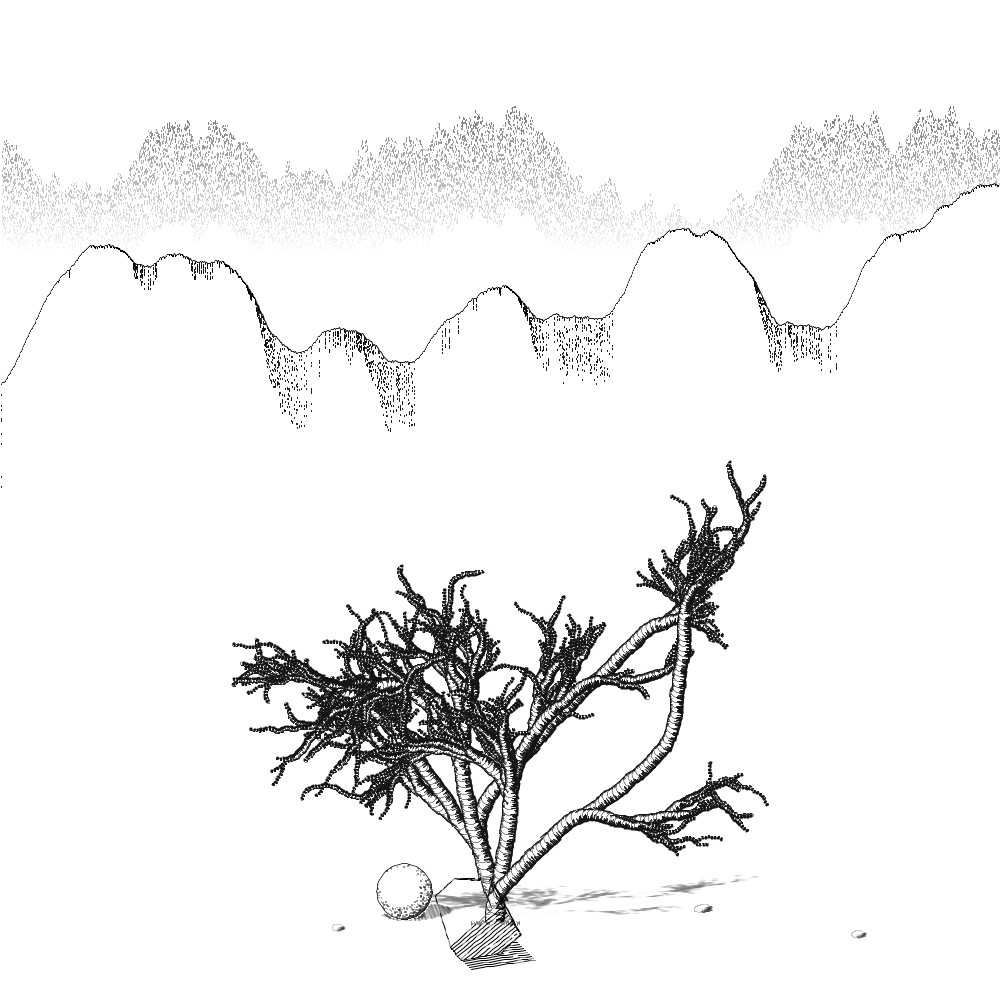
Frame 1 (no input)
Frame 60 (the mouse pressed at the canvas centre just before this capture): identical to frame 1, image omitted
Frame 120 (the mouse held since frame 60 and released just before this capture): identical to frame 1, image omitted

The Processing sketch that drew this single still picture (run headless with seeded random() and noise(); from frame 60 on, the mouse is pressed at the canvas centre):

// Processing sketch: ChisanaFukei
// ── ChisanaFukei.pde
// 小さな風景 Chīsana fūkei is Japanese for "small landscapes"

float branchSize = 1000.0/18.0;
int maxBranchesLevel = 15;
boolean shadow = false;

void branch(int level) {
  if (level > maxBranchesLevel) {return;}

  float randomBranchAngle = random(PI/(level+5));
  pushMatrix();

  //strokeWeight(10);
  //stroke(255,0,0);
  //ellipse(0,0,1.25,1.25);

  rotate(-randomBranchAngle);
  trunk(++level);  
  popMatrix();

  rotate(randomBranchAngle);
  trunk(++level);

}

//void terminal_branch (float angle, float len) {
//  pushMatrix();
//  rotate(angle);
//  line(0, 0, len*0.8, 0); // reduce length of terminal branch
//  popMatrix();
//}

void scraggle(int level) {
  float strideLength = maxBranchesLevel-level;
  strideLength = max(3,strideLength/2);
  strideLength += random(strideLength/10);
  translate(0,-strideLength);
  float randomAngleExtent = 0.05 * (1+level/2);
  
  float randomAngle = random(-randomAngleExtent,randomAngleExtent);
  rotate(randomAngle);
}


void trunk(int level) {

    if (level > maxBranchesLevel) {return;}
    
    float alpha = 255;
    if (shadow){
      alpha = 6;
      strokeWeight(10);
      stroke(120,120,120,alpha);
    }
    else {
      stroke(210,220,220,alpha);
    }

     while (random(10) > 1+level/7){

        float ellipseSize = max(1,max(1,2 + maxBranchesLevel-level));
        ellipseSize += random(ellipseSize/10);

        //noStroke();

        //fill(175,175,175,25);
        //ellipse(0,0,ellipseSize+10,ellipseSize+10);
        //fill(155,155,155,255);
        //ellipse(0,0,ellipseSize,ellipseSize);

        for (int i = 0; i < 10; i = i+1) {
          float randomy = random(0,ellipseSize/2);
          float randomx = random(0,ellipseSize/2);
          float rnd1 = random(5);
          float rnd2 = random(5);
          float rnd3 = random(ellipseSize/2 + 5);
          float rnd4 = random(ellipseSize/2 + 5);
          if (shadow) line(rnd1, rnd2, rnd3, rnd4);
        }
  
        if (!shadow) {
          fill(255,alpha);
          ellipse(0,0,ellipseSize,ellipseSize);
        }

        
        stroke(20,alpha);

        if (!shadow){
          strokeWeight(2);
          line(ellipseSize/2,0,ellipseSize/2,ellipseSize/2);

          strokeWeight(1);
          line(-ellipseSize/2,0,-ellipseSize/2,ellipseSize/2);
        }
        
        //if (level < maxBranchesLevel-1){
        strokeWeight(1);
        for (int i = 0; i < 10; i = i+1) {
          float randomy = random(0,ellipseSize/2);
          float randomx = random(0,ellipseSize/2);
          if (!shadow){
            line(randomx, randomy, ellipseSize/2, randomy);
          }
         }
        //}

        if (!shadow){
          strokeWeight(0.5);
        }

        for (int i = 0; i < 10; i = i+1) {
          float randomy = random(0,ellipseSize/2);
          float randomx = max(0,random(0,4-level));
          float randomLength = random(0,2);
          if (!shadow){
            line(-ellipseSize/2+randomx, randomy, -ellipseSize/2+randomx+randomLength, randomy);
          }
         }


        scraggle(level);
     }
     
     branchSize *= 0.7;
     branch(level);


  //line(0, 0, len, 0);
  //translate(len, 0);
}

void drawBall() {
  float prevX = 9,prevY = 8;
  float firstX = 9,firstY = 8;
  float noiseStart = random(188); 

  pushMatrix();
  rotate(-0.1);
  scale(1.5,0.35);
  translate(10,90);
  int n = 55;
  for(int i = 1; i < n; i++) {
    float angle = i*PI/n;
    float radius = 39 + noise(angle + noiseStart);
    float x = radius * cos(angle);
    float y = radius * sin(angle);
    if (i==1) {
      firstX = x-5;
      firstY = y;
    } else {
      //x = (n-i)*x/n + i*firstX/n;
      //y = (n-i)*y/n + i*firstY/n;
      //strokeWeight(1);
      //stroke(0);
      //line(prevX,prevY, x, y); 
      strokeWeight(2);
      stroke(60,100);
      line(2+x*0.8 + random(2),y*0.8+ random(2),-2+x*0.8+ random(2),-y*0.8+ random(2));
    }
    prevX = x;
    prevY = y; 
  }

  popMatrix();

  n = 50;
  for(int i = 1; i < n; i++) {
    float angle = i*2*PI/n;
    float radius = 39 + noise(angle + noiseStart);
    float x = radius * cos(angle);
    float y = radius * sin(angle);
    if (i==1) {
      firstX = x;
      firstY = y;
    } else {
      //x = (n-i)*x/n + i*firstX/n;
      //y = (n-i)*y/n + i*firstY/n;

      strokeWeight(5);
      stroke(255);
      line(x, y,0,0); 

      strokeWeight(1);
      stroke(0);
      line(prevX,prevY, x, y); 
    }
    prevX = x;
    prevY = y; 
  }

  pushMatrix();
  n = 2000;
  int displacement = 7;
  translate(-displacement,-displacement);
  for(int i = 1; i < n; i++) {
    float randomAngle = random(0,2*PI);
    float randomRadius = 1.55*30*(1 - pow(random(0,0.9),9));
    float x = randomRadius * cos(randomAngle);
    float y = randomRadius * sin(randomAngle);
    if (dist(x,y,displacement,displacement) < 39) {
      stroke(0,150);
      rect(x,y,1,1);
    } 
  }
  popMatrix();
}


// LINE/LINE
float[] theReturn = new float[2];
float[] lineToLine(float x1, float y1, float x2, float y2, float x3, float y3, float x4, float y4) {
  // calculate the distance to intersection point
  theReturn[0] = 0;
  theReturn[1] = 0;
  float uA = ((x4-x3)*(y1-y3) - (y4-y3)*(x1-x3)) / ((y4-y3)*(x2-x1) - (x4-x3)*(y2-y1));
  float uB = ((x2-x1)*(y1-y3) - (y2-y1)*(x1-x3)) / ((y4-y3)*(x2-x1) - (x4-x3)*(y2-y1));
  
  // if uA and uB are between 0-1, lines are colliding
  if (uA >= 0 && uA <= 1 && uB >= 0 && uB <= 1) {
    // optionally, draw a circle where the lines meet
    float intersectionX = x1 + (uA * (x2-x1));
    float intersectionY = y1 + (uA * (y2-y1));
    //fill(255,0,0);
    //noStroke();
    //ellipse(intersectionX,intersectionY, 20,20);
    
    theReturn[0] = intersectionX;
    theReturn[1] = intersectionY;
    return theReturn;
  }
  theReturn[0] = 0;
  theReturn[1] = 0;
  return theReturn;
}

void wigglyLine(float startX, float startY, float endX, float endY) {

  float startXSplit = 0;
  float startYSplit = 0;

  float endXSplit = startX;   
  float endYSplit = startY;

  float vectX = endX - startX;
  float vectY = endY - startY;

  for(int i = 1; i < 12; i++) {

    startXSplit = endXSplit;   
    startYSplit = endYSplit;

    endXSplit = startX + (i+1)*vectX/12;   
    endYSplit = startY + (i+1)*vectY/12;
    
    endXSplit += random(-1,1);
    endYSplit += random(-1,1);

    float aRandom = random(0,10);
    if (aRandom < 0.2)
      stroke(255);
    else if (aRandom < 3)
      stroke(125);
    else
      stroke(0);

    line(startXSplit, startYSplit, endXSplit, endYSplit );
    //prevX = endXSplit;
    //prevY = endYSplit;
  }

}

void drawDurerPolygon() {
  pushMatrix();
  
  scale(0.1,0.1);
  

  
  stroke(0);
  strokeWeight(10);


  for(int i = 1; i < 12; i++) {
    wigglyLine(221+i*20,746+i*20,856+i*20,659+i*20);
  }

  fill(255);
  noStroke();
  triangle(344,878,733,809,937,614);
  triangle(221,746,344,878,733,809);
  triangle(221,746,937,614,344,878);
  noFill();

  
  wigglyLine(263,65,630,53);
  wigglyLine(263,65,625,69); // fill
  wigglyLine(263,65,619,89);

  wigglyLine(263,65,77,236);

  wigglyLine(77,236,227,752);

  wigglyLine(630,53,619,89);

  wigglyLine(619,89,721,299);

  wigglyLine(619,89,721,299);

  wigglyLine(721,299,227,752);

  wigglyLine(227,752,334,881);

  wigglyLine(334,881,733,806);

  wigglyLine(733,806,931,620);

  wigglyLine(625,68,931,620); // fill

  wigglyLine(931,620,721,299);

  wigglyLine(931,620,630,53);

  for(int i = 1; i < 12; i++) {
    float vectorx = 721 - 227;
    float vectory = 752 - 299;
    float fullLineStartX = 227 + i*vectorx/20;
    float fullLineStartY = 752 + i*vectory/20;
    float fullLineEndX = 227 + i*vectorx/20 + vectorx;
    float fullLineEndY = 752 + i*vectory/20 - vectory;

    float[] shortStart;
    float[] shortEnd;
    //float shortStart1 = lineToLine(fullLineStartX,fullLineStartY,fullLineEndX,fullLineEndY,227+10,752,334+10,881)[0];
    //float shortStart2 = lineToLine(fullLineStartX,fullLineStartY,fullLineEndX,fullLineEndY,227+10,752,334+10,881)[1];

    shortEnd = lineToLine(fullLineStartX-30,fullLineStartY+5,fullLineEndX+30,fullLineEndY+5,721,299,931+10,620+10);
    float shortEndX = shortEnd[0];
    float shortEndY = shortEnd[1];


    shortStart = lineToLine(fullLineStartX-30,fullLineStartY+5,fullLineEndX+20,fullLineEndY+5,227,752,334,881);
    float shortStartX = shortStart[0];
    float shortStartY = shortStart[1];
    if (shortStartX != 0 && shortStartY != 0)
      wigglyLine(shortStartX,shortStartY,shortEndX,shortEndY);

    shortStart = lineToLine(fullLineStartX-30,fullLineStartY+5,fullLineEndX+20,fullLineEndY+5,334,881,733,806);
    shortStartX = shortStart[0];
    shortStartY = shortStart[1];
    if (shortStartX != 0 && shortStartY != 0)
      wigglyLine(shortStartX,shortStartY,shortEndX,shortEndY);

}

  popMatrix();
}


void drawTree() {
  background(255);    

  int seed2 = round(random(0,100));
  noiseSeed(seed2);

  float y = 0;
  float x = 0;
  float noiseY = 0;
  int n = width;
  float previousY = 0;
  float previousX = 0;
  pushStyle();
  stroke(0,255);
  strokeWeight(1);

  for(int i = 1; i < n; i++) {
   y += .01;
   x = i* (width/n); //evenly distributes line across window
   noiseDetail(6,0.3);
   noiseY = noise(y) * height/2 + height/8;
   noiseY += random(2);
   noiseDetail(6,0.6);
   float noiseHeight = max(0,(noise(y)-0.5)) * height * 3;
   if (previousX != 0 && previousY != 0) {

     stroke(200);
     for(int k = 1; k < 20; k++) {
       float randomY = random(100) - 250;
       float noiseY2 = (noise(y+5)-0.5) * height / 5;
       stroke(noiseY2-randomY);
       line(x,noiseY2-randomY,x,noiseY2-randomY - random(2) );
     }
     
     stroke(0,255);
     line(x,noiseY,previousX,previousY);

     stroke(255,255);
     line(x,noiseY,x,height );
   }
   
   stroke(0,255);

   if (previousY <noiseY ){
     //fill(255,0,0);
     //ellipse(x,noiseY,10,10);
     //line(x,noiseY,x,noiseY + noiseHeight/50);
     for(int j = 1; j < 10; j++) {
       float randomH = random(noiseHeight/10);
       line(x,noiseY+randomH ,x,noiseY + randomH + 1 );
     }
   }

   previousX = x;
   previousY = noiseY;
   //text("word is weird", x, noiseY);
  }
  popStyle();

  shadow = false;
  pushStyle();
  noiseDetail(2,0.8);
  for (int i = 0; i < 4; i = i+1) {
    stone();
  }
  popStyle();


  translate(width/2, height - 80);

    //fill(255,0,0);
  //ellipse(0,0,50,50);
  stroke(125,255);
  strokeWeight(1);
  for(int i = 1; i < 20; i++) {
    line(i,i/10+random(5),i, i/10+random(5));
    line(-10-i,i/10+random(5),-10-i, i/10+random(5));
  }
  
  float length = 70;
  int seed = round(random(0,100));
  randomSeed(seed);

  shadow = true;
  strokeWeight(3);

  applyMatrix( 
  1, tan( radians(-65) ), 0,
  0, 1, 0
  );
  scale(0.6,0.1);

  rotate(random(-PI/20,PI/20));
  trunk(0);

 
  randomSeed(seed);
  
  resetMatrix();
  shadow = false;

  translate(width/2.02, height - 88);
  rotate(random(-PI/20,PI/20));
  trunk(0);

  resetMatrix();
  for (int i = 0; i < 1; i = i+1) {
    pushMatrix();
    //translate(width/2,height/2);
    translate(random(width/10, width - width/10),height/2+height/(2.3+random(0.8)));
    scale(0.7);
    drawBall();
    popMatrix();
  }

  resetMatrix();
  for (int i = 0; i < 1; i = i+1) {
    pushMatrix();
    //translate(width/2,height/2);
    translate(random(width/10, width - width/10),height/2+height/(2.5+random(0.8)));
    //scale(0.7);
    drawDurerPolygon();
    popMatrix();
  }

}

void stone() {
  int n = 200;
  float radius = 30;
  pushMatrix();

  translate(random(width/10, width - width/10),height/(2.3+random(0.2)));
  if (!shadow) translate(0,height/2);
  if (!shadow) scale(0.5,0.3);
  if (!shadow) scale(random(0.4,0.7));  
  if (!shadow) translate(0,25);

  if (!shadow) strokeWeight(1);
  if (!shadow) stroke(50,255);
  float factor = 0.8;
  for(int i = 1; i < 55; i++) {
    //line(random(-factor*radius,factor*radius),random(-factor*radius,factor*radius),random(-factor*radius,factor*radius),random(-factor*radius,factor*radius));
    float randomY = random(-factor*radius,factor*radius)/2;
    float rand1 = random(-5,5);
    float rand2 = random(-5,5);
    float rand3 = random(-2,2);
    if (!shadow) line(0+rand1,randomY,radius+rand2,-10+randomY+rand3);
  }
  if (!shadow) translate(0,-25);
 

  float prevX = 0,prevY = 0;
  float firstX = 0,firstY = 0;
  float noiseStart = random(100);
  for(int i = 1; i < n; i++) {
    float angle = i*2*PI/n;
    radius = 30 + 30*noise(angle + noiseStart);
    float x = -radius/2 + radius * cos(angle);
    float y = radius * sin(angle);
    if (i==1) {
      firstX = x;
      firstY = y;
    }
    else {
      x = (n-i)*x/n + i*firstX/n;
      y = (n-i)*y/n + i*firstY/n;
      if (!shadow) strokeWeight(1);
      if (!shadow) stroke(255,255);
      if (!shadow) line(x,y,0,0);

    }
    
    
    if (angle < 1.2*PI/3){
      if (random(20)>15){
        if (!shadow) stroke(100,255);
        if (!shadow) strokeWeight(3);
        float littleRandom = random(1);
        float rand1 = random(1);
        float rand2 = random(1);
        if (!shadow) line(x,y,rand1 + x/(1.9-littleRandom),rand2 + y/(1.9- littleRandom));
      }
    }

    if (i!=1) {
      if (!shadow) strokeWeight(1);
      if (!shadow) stroke(0,255);
      if (!shadow) line(prevX,prevY,x,y);
    }

    prevX = x;
    prevY = y;
  }
  
  popMatrix();


}


void setup() {
  size(1000, 1000);  
  drawTree();
}

void mousePressed() {
  drawTree();
}

void draw() {
}
